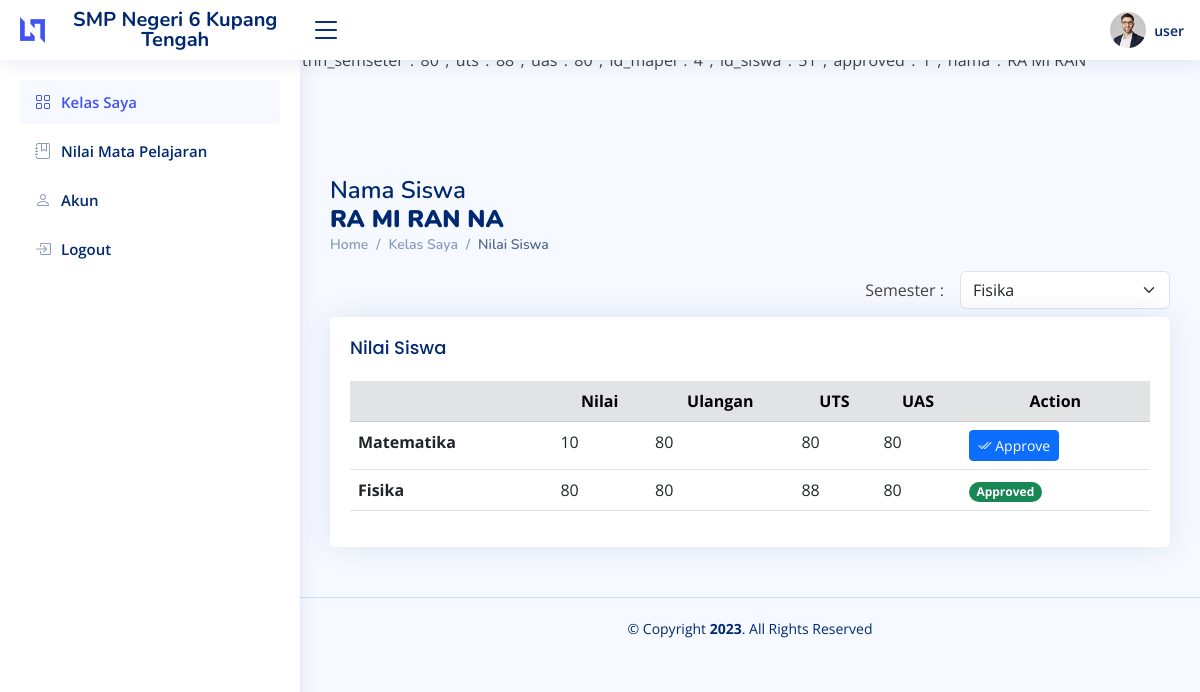
Screenshot of /guru/data-siswa.php?id=51 (signed in) with the database file from the repository.
### tables this page shows
CREATE TABLE `user` (
  `id` int(11) NOT NULL,
  `nama` varchar(100) NOT NULL,
  `username` varchar(100) NOT NULL,
  `password` varchar(100) NOT NULL,
  `isAdmin` tinyint(1) NOT NULL DEFAULT 0,
  `role` enum('Guru','Kepsek','Admin','Siswa') NOT NULL,
  `id_guru` int(11) NOT NULL,
  `id_siswa` int(11) NOT NULL
);

CREATE TABLE `siswa` (
  `id_siswa` int(11) NOT NULL,
  `nis` varchar(50) NOT NULL,
  `nama` varchar(100) NOT NULL,
  `tempat_lahir` varchar(250) NOT NULL,
  `tanggal_lahir` date NOT NULL DEFAULT current_timestamp(),
  `jenis_kelamin` enum('Laki-Laki','Perempuan') NOT NULL,
  `agama` enum('Kristen','Katolik','Islam','Hindu','Budha') NOT NULL,
  `alamat` varchar(250) NOT NULL,
  `nama_ayah` varchar(250) NOT NULL,
  `nama_ibu` varchar(250) NOT NULL,
  `pekerjaan_ayah` varchar(50) NOT NULL,
  `pekerjaan_ibu` varchar(50) NOT NULL,
  `thn_semester` varchar(10) NOT NULL,
  `no_telp` varchar(20) NOT NULL,
  `kelasId` int(11) NOT NULL
);

CREATE TABLE `nilai` (
  `id_nilai` int(11) NOT NULL,
  `nilai` int(100) NOT NULL,
  `ulangan` int(20) NOT NULL,
  `thn_semseter` varchar(20) NOT NULL,
  `uts` int(100) NOT NULL,
  `uas` int(100) NOT NULL,
  `id_mapel` int(11) NOT NULL,
  `id_siswa` int(11) NOT NULL,
  `approved` tinyint(1) NOT NULL
);

CREATE TABLE `mapel` (
  `id_mapel` int(11) NOT NULL,
  `nama_mapel` varchar(100) NOT NULL
);

### guru/data-siswa.php (the view, shortened to what this page needs)
<?php
  include './partial/header.php';
  if(isset($_REQUEST['id'])){
    $id_siswa = $_REQUEST['id'];
  }
  $querySiswa = "SELECT siswa.nama FROM siswa WHERE id_siswa = $id_siswa";
  $resultSiswa = $conn->query($querySiswa);
  $siswa = $resultSiswa->fetch_all();
  $queryMapel = "SELECT * FROM mapel ORDER BY mapel.nama_mapel ASC";
  $resultMapel = $conn->query($queryMapel);
  $mapel = $resultMapel->fetch_all();
  $sql = "SELECT nilai.*, siswa.nama, mapel.nama_mapel FROM nilai
  LEFT JOIN siswa ON siswa.id_siswa = nilai.id_siswa
  LEFT JOIN mapel ON mapel.id_mapel = nilai.id_mapel
  WHERE nilai.id_siswa = $id_siswa
  ";
  $result = $conn->query($sql);
  $data = array();
  while ($row = $result->fetch_assoc()) {
      $data[] = $row;
  }
  echo json_encode($data);
?>
  <main id="main" class="main">
    <div class="pagetitle">
      <h1>Nama Siswa</h1>
      <h1><b><?= $siswa[0][0]?></b></h1>
      <nav>
        <ol class="breadcrumb">
          <li class="breadcrumb-item"><a href="dashboard.php">Home</a></li>
          <li class="breadcrumb-item">Kelas Saya</li>
          <li class="breadcrumb-item active">Nilai Siswa</li>
        </ol>
      </nav>
    </div>
    <section class="section dashboard">
      <div class="row">
        <div class="col-lg-12">
           <div class="d-flex justify-content-end align-items-center gap-3 mb-2">
            <span>Semester :</span>
            <select id="mapelSelector" data-id="<?= $id_siswa?>" class="form-select w-25 ">
              <?php foreach($mapel as $row):?>
                <option value="<?= $row[0]?>" <?php if($row[0] == $id_mapel) echo "selected"?> ><?= $row[1]?></option>
              <?php endforeach?>
            </select>
          </div>
          <div class="card">
            <div class="card-body">
              <h5 class="card-title">Nilai Siswa</h5>
              <div class="table-responsive">
                <table class="table datatable" id="datatable">
                  <thead>
                    <tr class="table-secondary">
                      <th scope="col" class="text-center"></th>
                      <th scope="col" class="text-center">Nilai</th>
                      <th scope="col" class="text-center">Ulangan</th>
                      <th scope="col" class="text-center">UTS</th>
                      <th scope="col" class="text-center">UAS</th>
                      <th scope="col" class="text-center">Action</th>
                    </tr>
                  </thead>
                  <tbody>
                    <?php foreach($data as $key=>$row):?>
                      <tr>
                        <th><?= $row['nama_mapel']?></th>
                        <td><?= $row['nilai']?></td>
                        <td><?= $row['ulangan']?></td>
                        <td><?= $row['uts']?></td>
                        <td><?= $row['uas']?></td>
                        <td>
                          <?php if($row['approved']=="1"):?>
                            <span class="badge text-bg-success rounded-pill">Approved</span>
                            <?php else:?>
                              <button type="button" id="btn-approve-nilai" class="btn btn-primary btn-sm" data-bs-toggle="modal" data-bs-target="#approveNilai">
                                <i class="bi bi-check2-all"></i>
                                Approve
                              </button>
                          <?php endif?>
                          </td>
                      </tr>
                      <?php endforeach?>
                  </tbody>
                </table>
              </div>
            </div>
          </div>
        </div>
      </div>
    </section>
  </main>
  <?php include './partial/footer.php';?>

### guru/partial/header.php (shortened to what this page needs)
<?php
  $conn = OpenCon();
  if(isset($_SESSION['user-id'])){
    $id = $_SESSION['user-id'];
    $query = "SELECT * FROM user WHERE id='$id'";
    $result = $conn->query($query);
    $user = mysqli_fetch_assoc($result);
  }else{
    header('Location: login-guru.php');
    exit;
  }
?>
<!DOCTYPE html>
<html lang="en">
<head>
  <link href="../assets/vendor/bootstrap/css/bootstrap.min.css" rel="stylesheet">
  <link href="../assets/vendor/bootstrap-icons/bootstrap-icons.css" rel="stylesheet">
  <link href="../assets/vendor/datatables/datatables.css" rel="stylesheet">
  <link href="../assets/css/style.css" rel="stylesheet">
</head>
<body>
  <header id="header" class="header fixed-top d-flex align-items-center">
    <div class="d-flex align-items-center justify-content-between">
      <a href="dashboard.php" class="logo d-flex align-items-center">
        <img src="../assets/img/logo.png" alt="">
        <span class="d-none d-lg-block text-sm-center">SMP Negeri 6 Kupang Tengah</span>
      </a>
      <i class="bi bi-list toggle-sidebar-btn"></i>
    </div>
    <nav class="header-nav ms-auto">
      <ul class="d-flex align-items-center">
        <li class="nav-item dropdown pe-3">
          <a class="nav-link nav-profile d-flex align-items-center pe-0" href="#" data-bs-toggle="dropdown">
            <img src="../assets/img/profile-img.jpg" alt="Profile" class="rounded-circle">
            <span class="d-none d-md-block ps-2"><?=$user['username']?></span>
          </a>
        </li>
      </ul>
    </nav>
  </header>
  <aside id="sidebar" class="sidebar">
    <ul class="sidebar-nav" id="sidebar-nav">
      <li class="nav-item">
        <a class="nav-link " href="dashboard.php">
          <i class="bi bi-grid"></i>
          <span>Kelas Saya</span>
        </a>
      </li>
      <li class="nav-item">
        <a class="nav-link collapsed" href="nilai-mapel.php">
          <i class="bi bi-journal-bookmark"></i>
          <span>Nilai Mata Pelajaran</span>
        </a>
      </li>
      <li class="nav-item">
        <a class="nav-link collapsed" href="akun.php">
          <i class="bi bi-person"></i>
          <span>Akun</span>
        </a>
      </li>
      <li class="nav-item">
        <a class="nav-link collapsed" href="../controllers/logout.php">
          <i class="bi bi-box-arrow-in-right"></i>
          <span>Logout</span>
        </a>
      </li>
    </ul>
  </aside>

### assets/css/style.css (style rules this page uses)
:root { scroll-behavior: smooth; }
body { font-family: "Open Sans", sans-serif; background: #f6f9ff; color: #444444; }
a { color: #4154f1; text-decoration: none; }
h1, h2, h3, h4, h5, h6 { font-family: "Nunito", sans-serif; }
#main { margin-top: 60px; padding: 20px 30px; transition: all 0.3s; }
.pagetitle { margin-bottom: 10px; }
.pagetitle h1 { font-size: 24px; margin-bottom: 0; font-weight: 600; color: #012970; }
.card { margin-bottom: 30px; border: none; border-radius: 5px; box-shadow: 0px 0 30px rgba(1, 41, 112, 0.1); }
.card-title { padding: 20px 0 15px 0; font-size: 18px; font-weight: 500; color: #012970; font-family: "Poppins", sans-serif; }
.card-body { padding: 0 20px 20px 20px; }
.breadcrumb { font-size: 14px; font-family: "Nunito", sans-serif; color: #899bbd; font-weight: 600; }
.breadcrumb a { color: #899bbd; transition: 0.3s; }
.breadcrumb .breadcrumb-item::before { color: #899bbd; }
.breadcrumb .active { color: #51678f; font-weight: 600; }
.logo { line-height: 1; }
@media (min-width: 1200px) { .logo { width: 280px; } }
.logo img { max-height: 26px; margin-right: 6px; }
.logo span { font-size: 20px; font-weight: 700; color: #012970; font-family: "Nunito", sans-serif; }
.header { transition: all 0.5s; z-index: 997; height: 60px; box-shadow: 0px 2px 20px rgba(1, 41, 112, 0.1); background-color: #fff; padding-left: 20px; }
.header .toggle-sidebar-btn { font-size: 32px; padding-left: 10px; cursor: pointer; color: #012970; }
.header-nav ul { list-style: none; }
.header-nav>ul { margin: 0; padding: 0; }
.header-nav .nav-profile { color: #012970; }
.header-nav .nav-profile img { max-height: 36px; }
.header-nav .nav-profile span { font-size: 14px; font-weight: 600; }
.sidebar { position: fixed; top: 60px; left: 0; bottom: 0; width: 300px; z-index: 996; transition: all 0.3s; padding: 20px; overflow-y: auto; scrollbar-width: thin; scrollbar-color: #aab7cf transparent; box-shadow: 0px 0px 20px rgba(1, 41, 112, 0.1); background-color: #fff; }
@media (min-width: 1200px) { #main, #footer { margin-left: 300px; } }
.sidebar-nav { padding: 0; margin: 0; list-style: none; }
.sidebar-nav li { padding: 0; margin: 0; list-style: none; }
.sidebar-nav .nav-item { margin-bottom: 5px; }
.sidebar-nav .nav-link { display: flex; align-items: center; font-size: 15px; font-weight: 600; color: #4154f1; transition: 0.3; background: #f6f9ff; padding: 10px 15px; border-radius: 4px; }
.sidebar-nav .nav-link i { font-size: 16px; margin-right: 10px; color: #4154f1; }
.sidebar-nav .nav-link.collapsed { color: #012970; background: #fff; }
.sidebar-nav .nav-link.collapsed i { color: #899bbd; }

### rows the page displays
user: username "user"
siswa: nama "RA MI RAN NA"
nilai: id_mapel.nama_mapel "Matematika", nilai "10", ulangan "80", uts "80", uas "80", approved 0 (drawn)
nilai: id_mapel.nama_mapel "Fisika", nilai "80", ulangan "80", uts "88", uas "80", approved "Approved"

### other values shown
form field value "Fisika"
